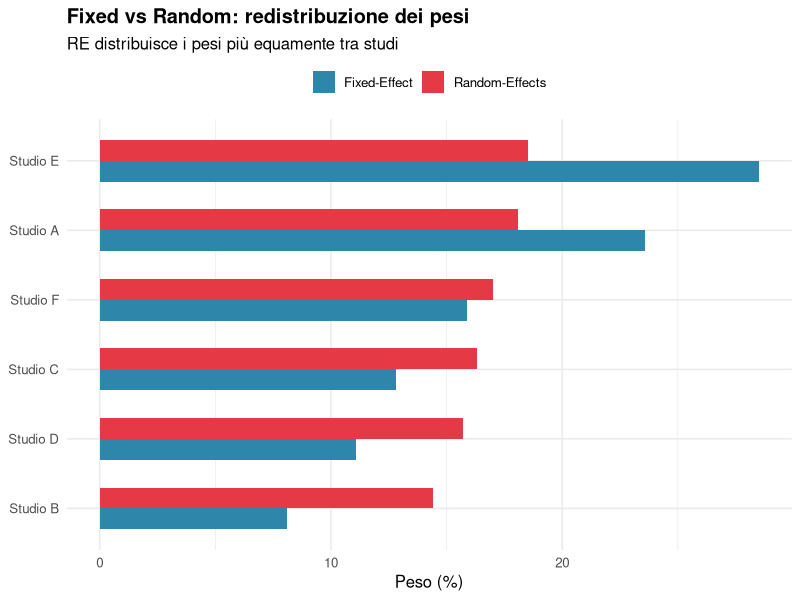
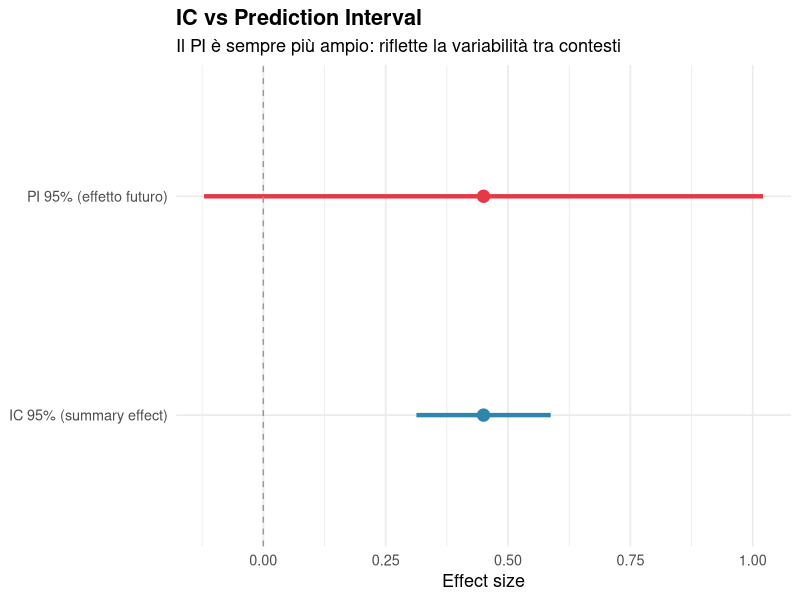

These charts were generated, in order, by the following R code:
## ---- chunk 1
#| include: false
library(tidyverse)
library(ggplot2)
## ---- chunk 2
# Dataset: 6 studi, modello fixed
set.seed(10)
k <- 6
theta_true <- 0.4   # unico effetto vero

studi <- data.frame(
  studio = paste("Studio", LETTERS[1:k]),
  yi     = rnorm(k, theta_true, 0.15),
  sei    = runif(k, 0.08, 0.22)
) |> mutate(wi = 1/sei^2,
            lb = yi - 1.96*sei, ub = yi + 1.96*sei)

# Summary fixed-effect
theta_fe <- sum(studi$wi * studi$yi) / sum(studi$wi)
se_fe    <- 1 / sqrt(sum(studi$wi))
z_fe     <- theta_fe / se_fe
p_fe     <- 2 * pnorm(-abs(z_fe))

cat("=== Fixed-Effect Model ===\n")
cat("Summary θ:", round(theta_fe, 3), "\n")
cat("SE:        ", round(se_fe, 3), "\n")
cat("IC 95%:   [", round(theta_fe - 1.96*se_fe, 3), ",",
                   round(theta_fe + 1.96*se_fe, 3), "]\n")
cat("z:         ", round(z_fe, 3), "\n")
cat("p-value:   ", round(p_fe, 4), "\n")
## ---- chunk 3
# Aggiungiamo eterogeneità reale
tau2 <- 0.06   # vera varianza tra studi

# Studi con effetti veri diversi
studi_re <- data.frame(
  studio      = paste("Studio", LETTERS[1:k]),
  theta_i     = rnorm(k, 0.4, sqrt(tau2)),   # effetti veri distinti
  sei         = runif(k, 0.08, 0.22)
) |>
  mutate(
    yi = rnorm(k, theta_i, sei),   # osservato = vero + errore
    wi_star = 1 / (sei^2 + tau2),  # pesi RE includono tau2
    lb = yi - 1.96*sei, ub = yi + 1.96*sei
  )

# Summary random-effects (DerSimonian-Laird semplificato)
theta_re <- sum(studi_re$wi_star * studi_re$yi) / sum(studi_re$wi_star)
se_re    <- 1 / sqrt(sum(studi_re$wi_star))

cat("=== Random-Effects Model ===\n")
cat("τ² assunto:   ", tau2, "\n")
cat("Summary μ:    ", round(theta_re, 3), "\n")
cat("SE:            ", round(se_re, 3), "\n")
cat("IC 95%:       [", round(theta_re - 1.96*se_re, 3), ",",
                       round(theta_re + 1.96*se_re, 3), "]\n")
cat("\nNota: IC più ampio rispetto al Fixed-Effect,\n")
cat("perché incorpora l'incertezza su τ²\n")
## ---- chunk 4
# Confronto dei pesi: FE vs RE
df_pesi <- studi |>
  rename(wi_FE = wi) |>
  mutate(
    wi_RE     = 1 / (sei^2 + tau2),
    peso_FE   = round(100 * wi_FE / sum(wi_FE), 1),
    peso_RE   = round(100 * wi_RE / sum(wi_RE), 1)
  ) |>
  select(studio, peso_FE, peso_RE)

df_pesi_long <- pivot_longer(df_pesi, -studio,
                              names_to = "modello", values_to = "peso")

ggplot(df_pesi_long, aes(x = reorder(studio, peso),
                          y = peso, fill = modello)) +
  geom_col(position = "dodge", width = 0.6) +
  scale_fill_manual(values = c("peso_FE" = "#2E86AB", "peso_RE" = "#E63946"),
                    labels = c("Fixed-Effect", "Random-Effects")) +
  coord_flip() +
  labs(title    = "Fixed vs Random: redistribuzione dei pesi",
       subtitle = "RE distribuisce i pesi più equamente tra studi",
       x = NULL, y = "Peso (%)", fill = NULL) +
  theme_minimal(base_size = 12) +
  theme(plot.title = element_text(face = "bold"), legend.position = "top")
## ---- chunk 5
decisione <- data.frame(
  Domanda = c(
    "Tutti gli studi replicano la stessa procedura?",
    "Gli studi variano per popolazione, setting, dosaggio?",
    "Vuoi generalizzare oltre gli studi inclusi?",
    "I² è > 25% oppure τ² > 0?",
    "k < 5 studi con τ² incerto?"
  ),
  `Se SÌ → usa` = c(
    "Fixed-Effect",
    "Random-Effects",
    "Random-Effects",
    "Random-Effects",
    "Entrambi (sensitivity)"
  ),
  Note = c(
    "Es: stesso farmaco, stesso dosaggio, stesso outcome",
    "Tipico in ricerca clinica applicata",
    "RE stima l'effetto medio su una distribuzione di contesti",
    "L'eterogeneità osservata giustifica il RE",
    "τ² difficile da stimare con k piccolo"
  )
)
knitr::kable(decisione, caption = "Guida alla scelta del modello")
## ---- chunk 6
# Simulation: mostra la differenza IC vs PI
tau2_sim <- 0.08
theta_sim <- 0.45
se_sim    <- 0.07
k_sim     <- 12

IC_lb  <- theta_sim - 1.96 * se_sim
IC_ub  <- theta_sim + 1.96 * se_sim
PI_lb  <- theta_sim - 1.96 * sqrt(se_sim^2 + tau2_sim)
PI_ub  <- theta_sim + 1.96 * sqrt(se_sim^2 + tau2_sim)

df_intervals <- data.frame(
  tipo = c("IC 95% (summary effect)", "PI 95% (effetto futuro)"),
  lb   = c(IC_lb, PI_lb),
  centro = theta_sim,
  ub   = c(IC_ub, PI_ub)
)

ggplot(df_intervals, aes(y = tipo, x = centro)) +
  geom_pointrange(aes(xmin = lb, xmax = ub, color = tipo),
                  linewidth = 1.5, size = 0.8) +
  geom_vline(xintercept = 0, lty = 2, color = "gray60") +
  scale_color_manual(values = c("#2E86AB","#E63946"), guide = "none") +
  labs(title    = "IC vs Prediction Interval",
       subtitle = "Il PI è sempre più ampio: riflette la variabilità tra contesti",
       x = "Effect size", y = NULL) +
  theme_minimal(base_size = 13) +
  theme(plot.title = element_text(face = "bold"))
